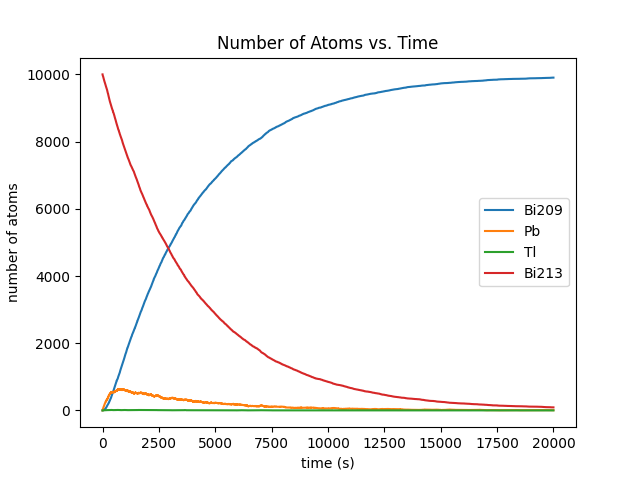

This chart was generated by the following Python code:
import numpy as np
import matplotlib.pyplot as plt
from random import random

#numbers of atoms
n_Bi209 = 0
n_Pb = 0
n_Tl = 0
n_Bi213 = 10000

#time interval, max time, and half-lives
dt = 1
tmax = 20000
tau_Pb = 3.3 * 60
tau_Tl = 2.2 * 60
tau_Bi = 46 * 60

#decay probability
p_Pb = 1 - 2**(-dt/tau_Pb)
p_Tl = 1 - 2**(-dt/tau_Tl)
p_Bi = 1 - 2**(-dt/tau_Bi)

#loop for 20000 seconds
Bi209 = [n_Bi209]
Pb = [n_Pb]
Tl = [n_Tl]
Bi213 = [n_Bi213]

for i in range(tmax):
    #Pb
    decay = 0
    for j in range(n_Pb):
        if random() < p_Pb:
            decay += 1
    n_Pb -= decay
    n_Bi209 += decay
    #Tl
    decay = 0
    for j in range(n_Tl):
        if random() < p_Tl:
            decay += 1
    n_Tl -= decay
    n_Pb += decay
    #Bi213
    decay = 0
    decay_to_Pb = 0
    decay_to_Tl = 0
    for j in range(n_Bi213):
        if random() < p_Bi:
            decay += 1
    for j in range(decay):
        if random() < 0.9791:
            decay_to_Pb += 1
        else:
            decay_to_Tl += 1
    n_Bi213 -= decay
    n_Pb += decay_to_Pb
    n_Tl += decay_to_Tl
    #appending points to the lists
    Bi209.append(n_Bi209)
    Pb.append(n_Pb)
    Tl.append(n_Tl)
    Bi213.append(n_Bi213)

#plotting
times = np.arange(0,tmax+1,dt)
Bi209 = np.array(Bi209)
Pb = np.array(Pb)
Tl = np.array(Tl)
Bi213 = np.array(Bi213)

plt.plot(times, Bi209)
plt.plot(times, Pb)
plt.plot(times, Tl)
plt.plot(times, Bi213)
plt.legend(["Bi209", "Pb", "Tl", "Bi213"])
plt.ylabel("number of atoms")
plt.xlabel("time (s)")
plt.title("Number of Atoms vs. Time")
plt.show()
